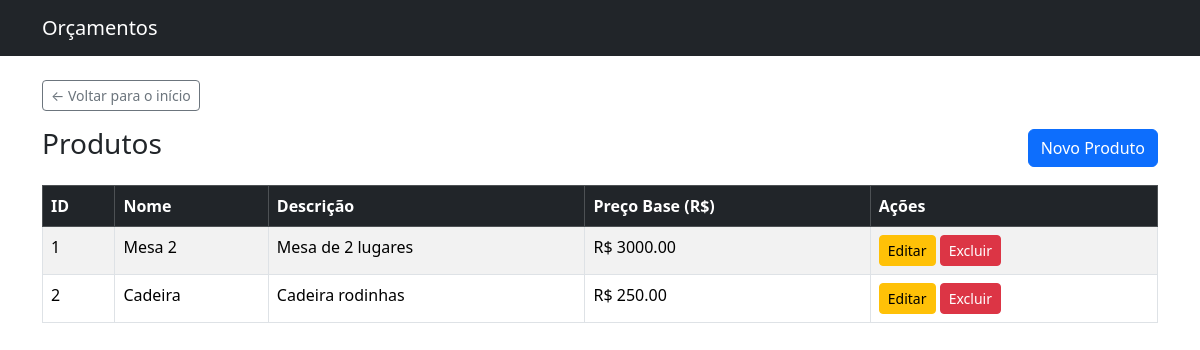
/produtos, run on the app's committed database.
### models.py (models this page shows)
class Produto(db.Model):
    __tablename__ = "produtos"
    id = db.Column(db.Integer, primary_key=True)
    nome = db.Column(db.String(100), nullable=False)
    descricao = db.Column(db.String(255))
    preco_base = db.Column(db.Float, nullable=False, default=0.0)
    orcamentos = db.relationship("Orcamento", backref="produto", lazy=True)

### app.py (the view)
@app.route("/produtos")
def listar_produtos():
    produtos = Produto.query.all()
    return render_template("produtos_list.html", produtos=produtos)

### templates/produtos_list.html (shortened to what this page needs)
{% extends "base.html" %}
{% block content %}
<div class="d-flex justify-content-between align-items-center mb-3">
    <h1 class="h3">Produtos</h1>
    <a href="{{ url_for('novo_produto') }}" class="btn btn-primary">Novo Produto</a>
</div>
{% if produtos %}
<table class="table table-striped table-bordered">
    <thead class="table-dark">
        <tr>
            <th>ID</th>
            <th>Nome</th>
            <th>Descrição</th>
            <th>Preço Base (R$)</th>
            <th>Ações</th>
        </tr>
    </thead>
    <tbody>
        {% for p in produtos %}
        <tr>
            <td>{{ p.id }}</td>
            <td>{{ p.nome }}</td>
            <td>{{ p.descricao or '-' }}</td>
            <td>R$ {{ '%.2f'|format(p.preco_base) }}</td>
            <td>
                <a href="{{ url_for('editar_produto', produto_id=p.id) }}" class="btn btn-sm btn-warning">Editar</a>
                <form action="{{ url_for('excluir_produto', produto_id=p.id) }}" method="post" style="display:inline;" onsubmit="return confirm('Excluir este produto?');">
                    <button type="submit" class="btn btn-sm btn-danger">Excluir</button>
                </form>
            </td>
        </tr>
        {% endfor %}
    </tbody>
</table>
{% else %}
<div class="alert alert-info">Nenhum produto cadastrado ainda.</div>
{% endif %}
{% endblock %}

### data on the page
Produto: id "1", nome "Mesa 2", descricao "Mesa de 2 lugares", preco_base "3000.00"
Produto: id "2", nome "Cadeira", descricao "Cadeira rodinhas", preco_base "250.00"
